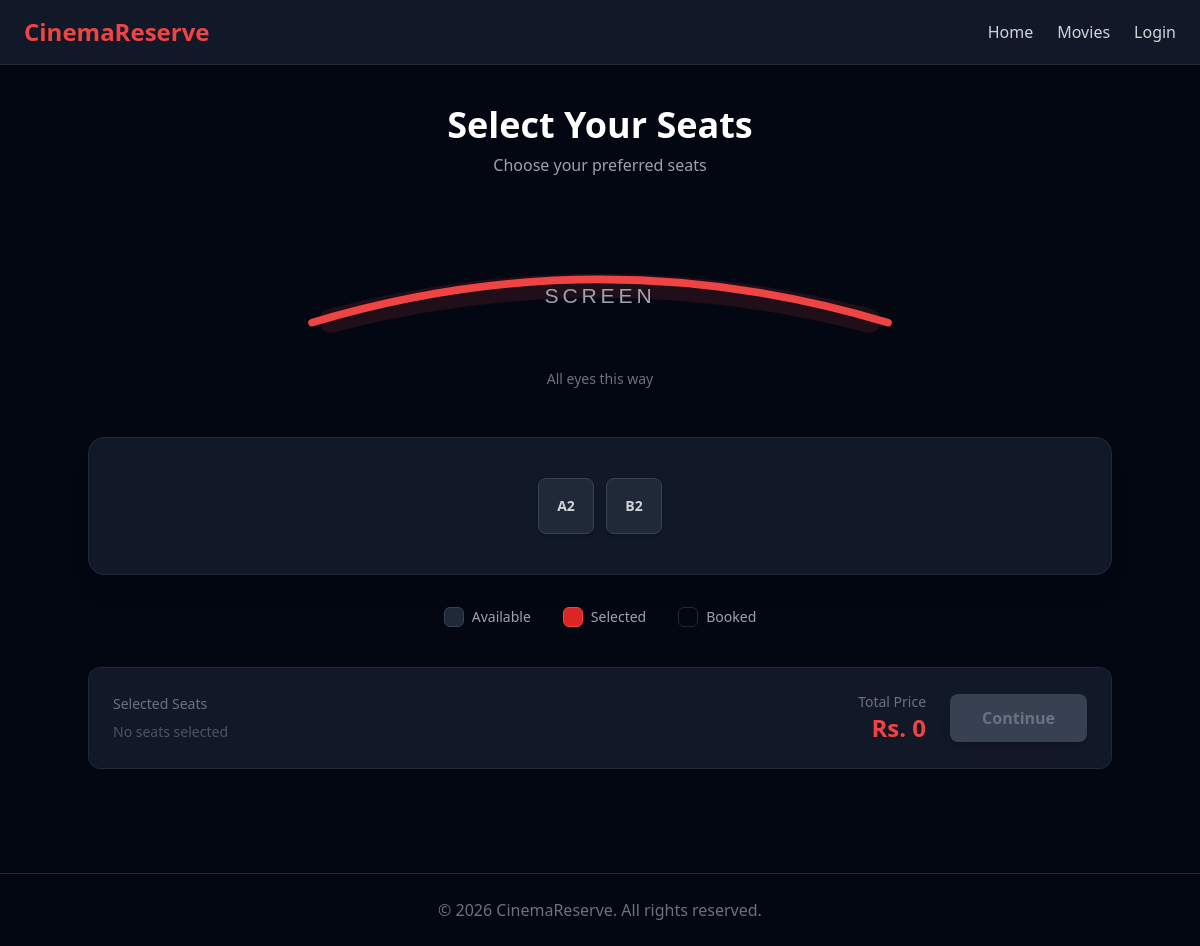
Page /show/6/hall/ on the earlier database version.
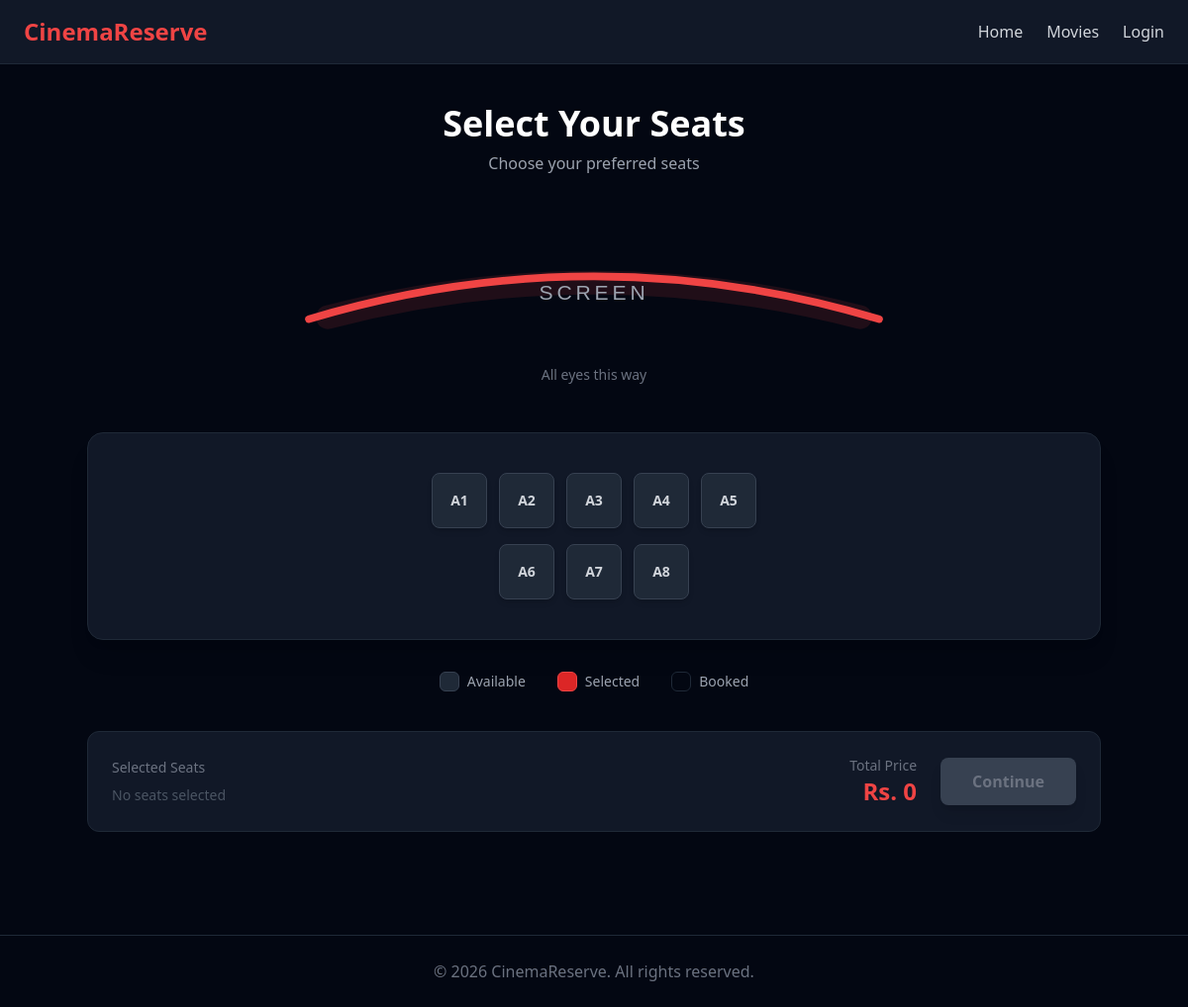
Same page on the later database version.
### core/models.py (models this page shows, shortened)
class Seat(models.Model):
    name=models.CharField(max_length=10)
    cinemahall=models.ForeignKey(CinemaHall,on_delete=models.CASCADE,related_name="seats")

### core/views.py (the view)
# urls.py: path('show/<show_id>/hall/',views.hall_seats_view,name="hall_seats"),
def hall_seats_view(request,show_id):
   show=get_object_or_404(Show,pk=show_id)
   seats=show.cinemahall.seats.all()
   context={
      'show':show,
      'seats':seats
   }
   return render(request,"core/hall_seats.html",context)

### core/templates/core/hall_seats.html (shortened to what this page needs)
{% extends "core/base.html" %}
{% block main_content %}
<div class="max-w-5xl mx-auto">
    <div class="text-center mb-10">
        <h2 class="text-3xl md:text-4xl font-bold text-white">
            Select Your Seats
        </h2>
        <p class="text-gray-400 mt-2">
            Choose your preferred seats
        </p>
    </div>
    <div class="flex flex-col items-center mb-12">
        <svg
            viewBox="0 0 800 150"
            class="w-full max-w-3xl h-auto"
            xmlns="http://www.w3.org/2000/svg"
        >
            <text
                x="400"
                y="90"
                text-anchor="middle"
                fill="#9ca3af"
                font-size="22"
                font-family="Arial, sans-serif"
                letter-spacing="4"
            >
                SCREEN
            </text>
        </svg>
        <p class="text-gray-500 text-sm mt-2">
            All eyes this way
        </p>
    </div>
    <div class="bg-gray-900 border border-gray-800 rounded-2xl p-6 md:p-10 shadow-xl">
        <div class="flex flex-col items-center gap-4">
            <div class="flex items-center gap-3">
            {% for seat in seats %}
                <button
                    type="button"
                    data-seat="{{ seat.name }}"
                    data-price="{{ show.price }}"
                    class="
                        seat
                        w-12 h-12
                        sm:w-14 sm:h-14
                        rounded-lg
                        bg-gray-800
                        border border-gray-700
                        text-gray-300
                        font-semibold
                        text-sm
                        shadow-md
                        hover:bg-red-600
                        hover:border-red-500
                        hover:text-white
                        hover:scale-105
                        transition
                        duration-200
                    "
                >
                    {{ seat.name }}
                </button>
                {% if forloop.counter|divisibleby:5 and not forloop.last %}
                    </div>
                    <div class="flex items-center gap-3">
                {% endif %}
            {% empty %}
                <div class="text-center py-12">
                    <p class="text-gray-400 text-lg">
                        No seats available.
                    </p>
                </div>
            {% endfor %}
            </div>
        </div>
    </div>
    <div class="flex flex-wrap justify-center items-center gap-8 mt-8">
        <div class="flex items-center gap-2">
            <div
                class="w-5 h-5 rounded-md
                       bg-gray-800 border border-gray-700"
            ></div>
            <span class="text-sm text-gray-400">
                Available
            </span>
        </div>
        <div class="flex items-center gap-2">
            <div
                class="w-5 h-5 rounded-md
                       bg-red-600 border border-red-500"
            ></div>
            <span class="text-sm text-gray-400">
                Selected
            </span>
        </div>
        <div class="flex items-center gap-2">
            <div
                class="w-5 h-5 rounded-md
                       bg-gray-950 border border-gray-800"
            ></div>
            <span class="text-sm text-gray-400">
                Booked
            </span>
        </div>
    </div>
    <div class="mt-10 bg-gray-900 border border-gray-800 rounded-xl p-6">
        <div class="flex flex-col md:flex-row items-center justify-between gap-6">
            <div class="flex-1 text-center md:text-left">
                <p class="text-gray-500 text-sm mb-2">
                    Selected Seats
                </p>
                <div
                    id="selected-seats"
                    class="flex flex-wrap justify-center md:justify-start gap-2"
                >
                    <span class="text-gray-600 text-sm">
                        No seats selected
                    </span>
                </div>
            </div>
            <div class="text-center md:text-right">
                <p class="text-gray-500 text-sm">
                    Total Price
                </p>
                <p
                    id="total-price"
                    class="text-2xl font-bold text-red-500"
                >
                    Rs. 0
                </p>
            </div>
            <div>
                <button
                    id="continue-button"
                    type="button"
                    disabled
                    class="
                        px-8 py-3
                        bg-red-600
                        hover:bg-red-700
                        disabled:bg-gray-700
                        disabled:text-gray-500
                        disabled:cursor-not-allowed
                        text-white
                        font-semibold
                        rounded-lg
                        shadow-lg
                        transition
                        duration-200
                    "
                >
                    Continue
                </button>
            </div>
        </div>
    </div>
</div>
{% endblock %}

### core/templates/core/base.html (shortened to what this page needs)
<!doctype html>
<html lang="en">
  <head>
    <script src="https://cdn.tailwindcss.com"></script>
  </head>
  <body class="bg-gray-950 text-white min-h-screen">
    <nav class="bg-gray-900 border-b border-gray-800">
      <div
        class="max-w-7xl mx-auto px-6 py-4 flex items-center justify-between"
      >
        <h1 class="text-2xl font-bold text-red-500">CinemaReserve</h1>
        <div class="flex gap-6 text-gray-300">
          <a href="#" class="hover:text-red-500 transition"> Home </a>
          <a href="#" class="hover:text-red-500 transition"> Movies </a>
          <a href="#" class="hover:text-red-500 transition"> Login </a>
        </div>
      </div>
    </nav>
    <main class="max-w-7xl mx-auto px-6 py-10">
        {% block main_content %}{% endblock main_content %}
    </main>
    <footer class="border-t border-gray-800 mt-16">
      <div
        class="max-w-7xl mx-auto px-6 py-6
               text-center text-gray-500"
      >
        © 2026 CinemaReserve. All rights reserved.
      </div>
    </footer>
  </body>
</html>

Differences in the rows shown:
removed Seat: name "B2"
added Seat: name "A1"
added Seat: name "A3"
added Seat: name "A4"
added Seat: name "A5"
added Seat: name "A6"
added Seat: name "A7"
added Seat: name "A8"
